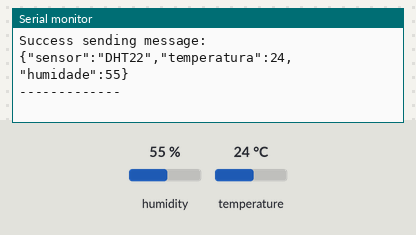
A sketch run on a simulated ESP32. Parts: the last lines printed to the serial monitor. The inputs (shaded band) are chosen by the test bench; at power-on: humidity 55 %, temperature 24 °C. WiFi joins after 1.5 s; servers stay silent unless stated; no MQTT or app messages arrive unless stated.

Above: at 2.7 s.
2.8 s: humidity set to 22 %
At 11.9 s:
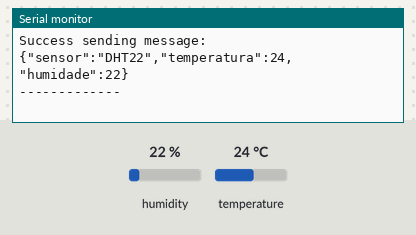
12.8 s: temperature set to 12 °C
At 22.5 s:
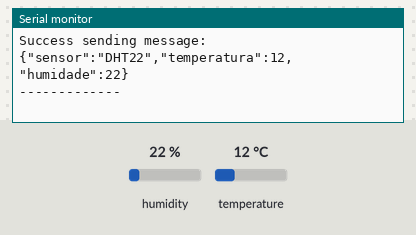
22.8 s: humidity set to 40 %
At 33.0 s:
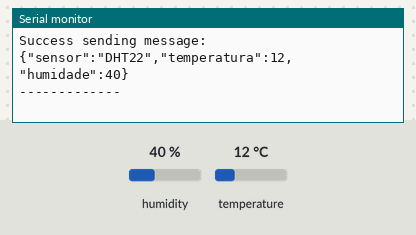
Timing chart, 0 to 34.5 s (numbered marks = the images above; inputs shaded):
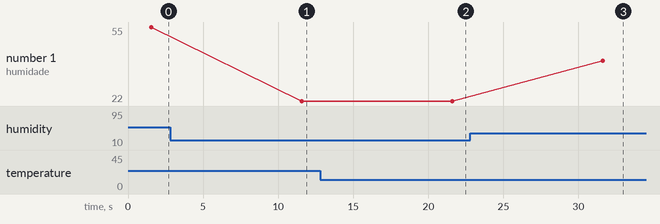

Measured:
- after the input at 2.8 s, the serial monitor: prints a new line after 8.8 s (image 1)
- after the input at 12.8 s, the serial monitor: prints a new line after 8.8 s (image 2)
- after the input at 22.8 s, the serial monitor: prints a new line after 8.8 s (image 3)
- plotted number 1: 22 → 40 after the input at 22.8 s

The sketch:

ESP32_MQTT.ino
```cpp
#include <ArduinoJson.h>
#include <WiFi.h>
#include <PubSubClient.h>
#include "DHT.h"

#define DHTPIN 16
#define DHTTYPE DHT22

const char* ssid = "AbusadorDeMacanetas";
const char* password = "12345678";
const char* mqttServer = "192.168.137.1";
const int mqttPort = 1883;

WiFiClient espClient;
PubSubClient client(espClient);
DHT dht(DHTPIN, DHTTYPE);

void setup() {
	Serial.begin(115200);
	dht.begin();
	WiFi.begin(ssid, password);
	while (WiFi.status() != WL_CONNECTED) {
		delay(500);
		Serial.println("Connecting to WiFi..");
	}
	Serial.println("Connected to the WiFi network");
	client.setServer(mqttServer, mqttPort);
	while (!client.connected()) {
		Serial.println("Connecting to MQTT...");
		if (client.connect("ESP32Client")) {
			Serial.println("connected");
		}
		else {
			Serial.print("failed with state ");
			Serial.print(client.state());
			delay(2000);
		}
	}
}

void loop() {
	StaticJsonBuffer<300> JSONbuffer;
	JsonObject& root = JSONbuffer.createObject();

	auto temperatura = dht.readTemperature();
	auto humidade = dht.readHumidity();
	root["sensor"] = "DHT22";
	root["temperatura"] = temperatura;
	root["humidade"] = humidade;

	char JSONmessageBuffer[100];
	root.printTo(JSONmessageBuffer, sizeof(JSONmessageBuffer));
	Serial.println("Sending message to MQTT topic..");
	Serial.println(JSONmessageBuffer);

	if (client.publish("temp-humid/mesa-alexandre", JSONmessageBuffer) == true) {
		Serial.println("Success sending message:");
		Serial.println(JSONmessageBuffer);
	}
	else {
		Serial.println("Error sending message");
	}

	client.loop();
	Serial.println("-------------");

	delay(10000);

}
```
